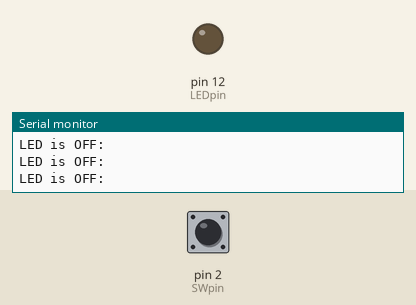
Bench run of a sketch on a simulated Arduino Uno, built with avr-gcc and run on an emulated ATmega328P. Shown: output pins drawn as LEDs (lit = HIGH), the last lines printed to the serial monitor. Dashed ring = blinking. The test bench sets the inputs (shaded band); at power-on: pin 2 (SWpin) LOW.

Above: at 1.2 s.
1.3 s: pin 2 (SWpin) pulled HIGH for 0.15 s
At 1.38 s:
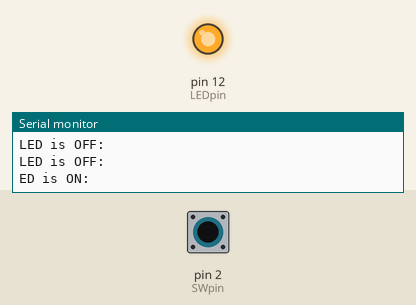
2.9 s: pin 2 (SWpin) pulled HIGH for 1 s
At 4.3 s:
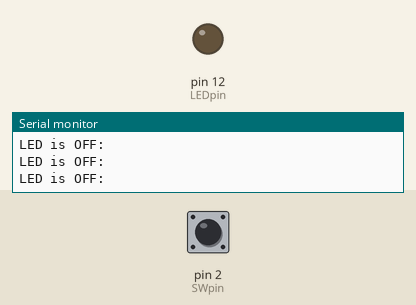
6.9 s: pin 2 (SWpin) pulsed HIGH 2 times (0.12 s each, 0.3 s apart)
At 7.26 s:
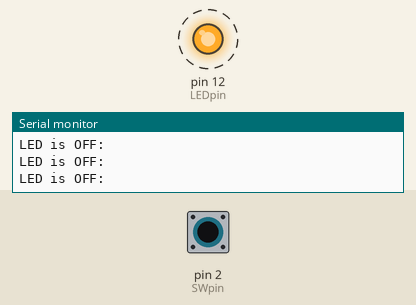
10.5 s: pin 2 (SWpin) pulled HIGH for 3.2 s
At 11.8 s:
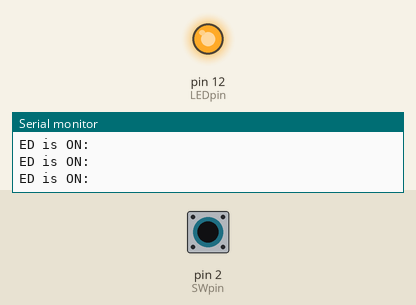
15.2 s: pin 2 (SWpin) driven HIGH
At 16.3 s:
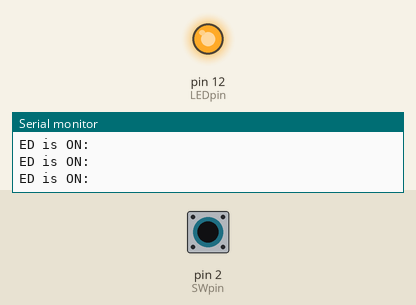
18.2 s: pin 2 (SWpin) driven LOW
At 18.5 s:
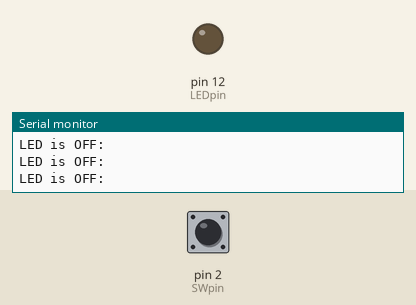
Timing chart, 0 to 21.2 s (numbered marks = the images above; inputs shaded):
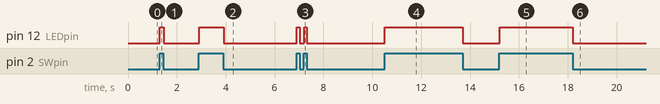

The sketch:

sketch_feb19b_Ca1Q2_2.ino
```cpp
const int LEDpin = 12; //LED connected pin
const int SWpin = 2; //Switch connected pin

void setup() {
  Serial.begin(9600);
  pinMode(LEDpin,OUTPUT);
  pinMode(SWpin,INPUT);
  Serial.println("Program by Banuka");
}

void loop() {
  int x = digitalRead(SWpin); //read value (0 or 1)
  if(x==1){
    digitalWrite(LEDpin,HIGH);
    Serial.println("LED is ON: "+ x);
  }else{
    digitalWrite(LEDpin,LOW);
    Serial.println("LED is OFF: "+ x);
  }

}
```

Measured:
- after the input at 1.3 s, pin 12 (LEDpin): LOW → HIGH at once, → LOW 0.15 s later
- after the input at 2.9 s, pin 12 (LEDpin): LOW → HIGH at once, → LOW 1.0 s later
- after the input at 6.9 s, pin 12 (LEDpin): alternates HIGH for 0.11 s and LOW for 0.19 s, 4 changes in all, then stays LOW, starting at once
- after the input at 10.5 s, pin 12 (LEDpin): LOW → HIGH at once, → LOW 3.2 s later
- after the input at 15.2 s, pin 12 (LEDpin): LOW → HIGH at once
- after the input at 18.2 s, pin 12 (LEDpin): HIGH → LOW at once
